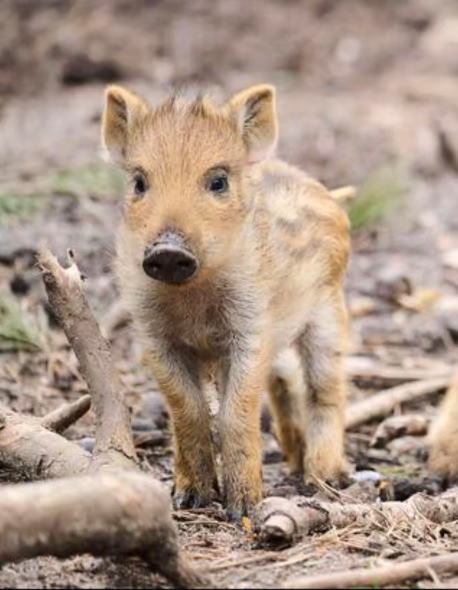
#> input picture apk图标.jpg, 916 x 1180 px (shown at 1/2 size)
$ python make-icon.py
#> lines starting #> are read from the running program, lines starting #| are printed output that depends on the picture; after the words box and inside, x2 and y2 are one past the last pixel; in counts of white or black regions, pixels touching at a corner belong together
"""从 apk图标.jpg 生成全套启动图标资源（各密度 WebP + Android 8+ 自适应图标）。

用法：python tools/make-icon.py        （在工程根目录，或任意目录下直接跑）

为什么不是简单地把照片缩成几张 48/72/96... 的图：

这张照片是一只小野猪，原图 916×1180 竖构图，正方形最多只能取 916，装不下整只，
必须取舍——保脸：耳朵、眼睛、鼻头才是缩到 48px 还认得出来的部分。裁切框因此正对头部中心。

而 Android 8+ 的自适应图标只保证中央 66dp 圆形安全区一定可见（108dp 画布，
遮罩只作用在中央 72dp 视区）。量过头部轮廓：耳朵尖是离头部中心最远的像素，
左耳尖 (225,169) 距中心 (380,394) 为 273px。所以：
  1. 裁切框 760px 见方、正对头部中心，耳尖落在距画布中心 30.3dp 处，
     在 33dp 安全半径内（圆形、圆角、最严的安全圆三种遮罩都验过，耳朵完整）；
  2. 清晰照片占画布 78%，仍盖满整个 72dp 视区，任何遮罩形状都看不到照片边缘；
  3. 背景层是同图的镜像延展 + 高斯模糊，只在前景被启动器轻微缩放/视差时兜底。
"""
import os
import sys
from PIL import Image, ImageFilter, ImageDraw

ROOT = os.path.dirname(os.path.dirname(os.path.abspath(__file__)))
SRC = os.path.join(ROOT, 'apk图标.jpg')
RES = os.path.join(ROOT, 'app', 'src', 'main', 'res')
PREVIEW = os.path.join(ROOT, 'tools', 'icon-preview.png')

# 裁到头部：正对头部中心 (380,394)，760px 见方。再大脸就小，再小左耳尖会被
# 最严的遮罩切掉（实测耳尖距中心 273px，裁切框小于 700px 就超出 33dp 安全半径）。
CROP = (0, 14, 760, 774)
# 清晰照片占 108dp 画布的比例，实测耳尖距中心 30.3dp，安全圆半径 33dp。
PHOTO_SHARE = 0.78

LEGACY = [('mdpi', 48), ('hdpi', 72), ('xhdpi', 96), ('xxhdpi', 144), ('xxxhdpi', 192)]
LAYER = [('mdpi', 108), ('hdpi', 162), ('xhdpi', 216), ('xxhdpi', 324), ('xxxhdpi', 432)]

FLIP_LR = Image.Transpose.FLIP_LEFT_RIGHT
FLIP_TB = Image.Transpose.FLIP_TOP_BOTTOM

# 照片存 PNG 的话各密度加起来约 1MB；有损 WebP（alpha 无损）视觉上看不出差别，
# 只有 140KB。minSdk 23 远高于 WebP 资源要求的 API 14/18。
WEBP = {'lossless': False, 'quality': 92, 'alpha_quality': 100, 'method': 6}

photo = Image.open(SRC).convert('RGB').crop(CROP)
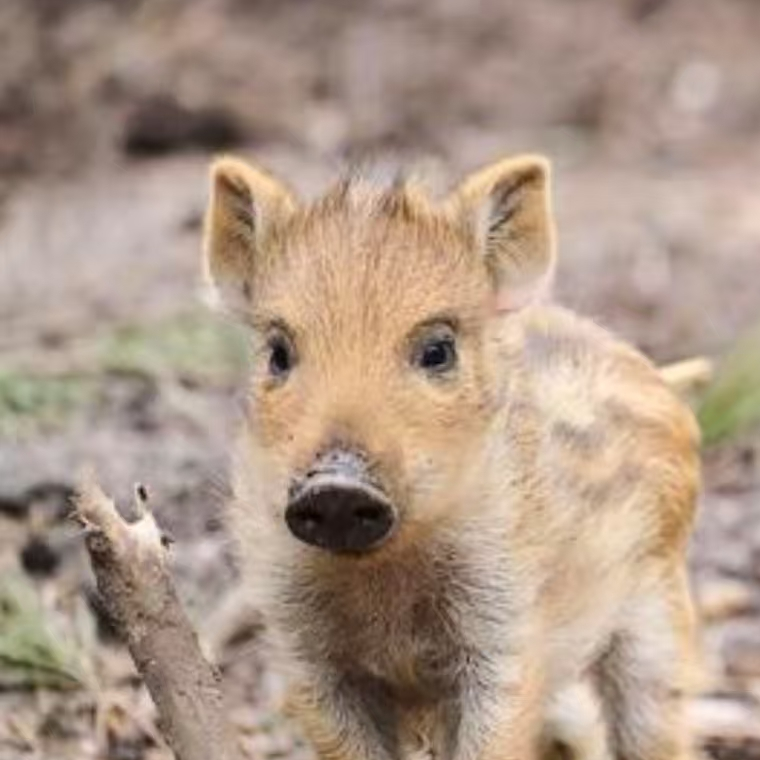
#> photo: PIL image 760x760 RGB; mean R, G, B 173.9, 152.7, 136.9


def mirrored(img, size):
    """把图片向四周镜像延展，再从中裁出 size×size 的正中窗口。"""
    tile = img.size[0]
    mosaic = Image.new('RGB', (tile * 3, tile * 3))
    for row in range(3):
        for column in range(3):
            piece = img
            if column != 1:
                piece = piece.transpose(FLIP_LR)
            if row != 1:
                piece = piece.transpose(FLIP_TB)
            mosaic.paste(piece, (column * tile, row * tile))
    left = tile + (tile - size) // 2
    return mosaic.crop((left, left, left + size, left + size))


def photo_square(size):
    return photo.resize((size, size), Image.Resampling.LANCZOS)


def legacy_icon(size):
    out = photo_square(size)
    if size <= 96:
        # 48/72px 的照片会糊成一团，轻微锐化让铁丝网还看得清
        out = out.filter(ImageFilter.UnsharpMask(radius=1.0, percent=60, threshold=2))
    return out


def round_icon(size):
    out = photo_square(size).convert('RGBA')
    mask = Image.new('L', (size, size), 0)
    ImageDraw.Draw(mask).ellipse((0, 0, size - 1, size - 1), fill=255)
    out.putalpha(mask)
    return out


def layer_foreground(size):
    inner = max(2, round(size * PHOTO_SHARE))
    out = Image.new('RGBA', (size, size), (0, 0, 0, 0))
    out.paste(photo_square(inner).convert('RGBA'), ((size - inner) // 2, (size - inner) // 2))
    return out


def layer_background(size):
    inner = max(2, round(size * PHOTO_SHARE))
    return mirrored(photo_square(inner), size).filter(
        ImageFilter.GaussianBlur(radius=max(2.0, size * 0.03)))


def load(density, name, size):
    path = os.path.join(RES, 'mipmap-' + density, name + '.webp')
    return Image.open(path).convert('RGBA').resize((size, size), Image.Resampling.LANCZOS)


def masked(img, shape, size):
    mask = Image.new('L', (size, size), 0)
    draw = ImageDraw.Draw(mask)
    viewport = size * 2 / 3          # 遮罩实际作用的 72dp 视区
    safe = size * 66 / 108           # 所有遮罩都必须显示的 66dp 安全圆
    box = [(size - viewport) / 2] * 2 + [(size + viewport) / 2] * 2
    if shape == 'circle':
        draw.ellipse(box, fill=255)
    elif shape == 'squircle':
        draw.rounded_rectangle(box, radius=viewport * 0.3, fill=255)
    else:
        low = (size - safe) / 2
        draw.ellipse((low, low, size - low, size - low), fill=255)
    out = img.copy()
    out.putalpha(mask)
    return out


def write_preview(size=240):
    """预览按实际产出的 webp 渲染：方形老图标 + 三种遮罩下的自适应图标。"""
    sheet = Image.new('RGB', (size * 4 + 50, size + 20), (245, 245, 245))
    square = load('xxxhdpi', 'ic_launcher', size)
    sheet.paste(square, (10, 10), square)
    for index, shape in enumerate(('circle', 'squircle', 'safe')):
        composite = load('xxxhdpi', 'ic_launcher_background', size)
        foreground = load('xxxhdpi', 'ic_launcher_foreground', size)
        composite.paste(foreground, (0, 0), foreground)
        tile = masked(composite, shape, size)
        sheet.paste(tile, (10 + (size + 10) * (index + 1), 10), tile)
    sheet.save(PREVIEW)
    return PREVIEW


def main():
    # Windows 控制台默认 cp1252，直接 print 中文会 UnicodeEncodeError
    try:
        sys.stdout.reconfigure(encoding='utf-8', errors='replace')
    except Exception:
        pass
    for density, size in LEGACY:
        folder = os.path.join(RES, 'mipmap-' + density)
        os.makedirs(folder, exist_ok=True)
        for stale in ('ic_launcher.png', 'ic_launcher_round.png'):
            if os.path.exists(os.path.join(folder, stale)):
                os.remove(os.path.join(folder, stale))
        legacy_icon(size).save(os.path.join(folder, 'ic_launcher.webp'), **WEBP)
        round_icon(size).save(os.path.join(folder, 'ic_launcher_round.webp'), **WEBP)
    for density, size in LAYER:
        folder = os.path.join(RES, 'mipmap-' + density)
        os.makedirs(folder, exist_ok=True)
        for stale in ('ic_launcher_background.png', 'ic_launcher_foreground.png'):
            if os.path.exists(os.path.join(folder, stale)):
                os.remove(os.path.join(folder, stale))
        layer_background(size).save(os.path.join(folder, 'ic_launcher_background.webp'), **WEBP)
        layer_foreground(size).save(os.path.join(folder, 'ic_launcher_foreground.webp'), **WEBP)
    total = sum(os.path.getsize(os.path.join(RES, folder, name))
                for folder in os.listdir(RES) if folder.startswith('mipmap-')
                for name in os.listdir(os.path.join(RES, folder)))
    print('图标资源已写出，共 %d 字节' % total)
    print('预览图：%s' % write_preview())


if __name__ == '__main__':
    main()
#> the loop in main, `for density, size in LAYER:` made 5 passes
#> pass 1, in main, `layer_background(size).save(os.path.join(folder, 'ic_launcher_backgrou..`:
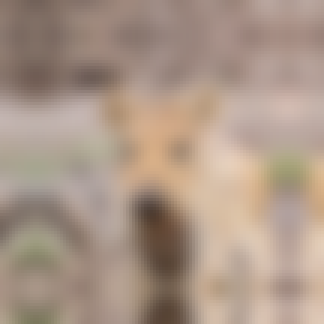
#> saved as ic_launcher_background.webp: PIL image 108x108 RGB (shown 3 times larger); mean R, G, B 170.6, 150.2, 135.4
#> pass 1, in main, `layer_foreground(size).save(os.path.join(folder, 'ic_launcher_foregrou..`:
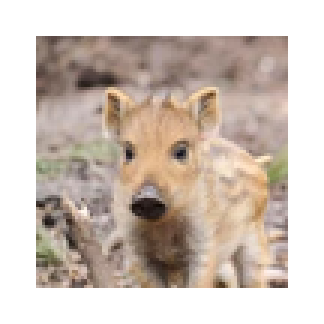
#> saved as ic_launcher_foreground.webp: PIL image 108x108 RGBA (shown 3 times larger); mean R, G, B, A 105.2, 92.4, 82.8, 154.3; transparent parts drawn white
#> in write_preview, `sheet = Image.new('RGB', (size * 4 + 50, size + 20), (245, 245, 245))`: sheet: PIL image 1010x260 RGB; every value is 245
#> in write_preview, `composite.paste(foreground, (0, 0), foreground)`:
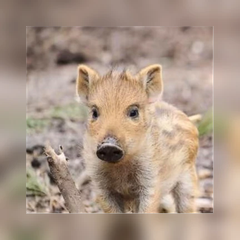
#> composite: PIL image 240x240 RGBA; mean R, G, B, A 170.7, 150.5, 135.5, 254.4; transparent parts drawn white
#> in masked, `mask = Image.new('L', (size, size), 0)`: mask: PIL image 240x240 L; every value is 0
#> in masked, `out.putalpha(mask)`:
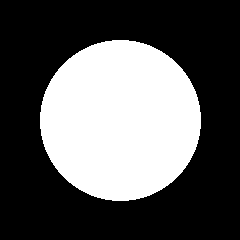
#> mask: PIL image 240x240 L; 35.3% white; 1 white region, box (x1, y1, x2, y2) and area: (40, 40, 201, 201) 20321
#> in masked, `out.putalpha(mask)`:
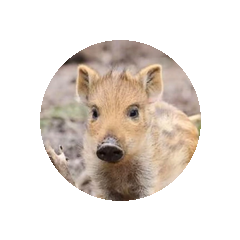
#> out: PIL image 240x240 RGBA; mean R, G, B, A 170.7, 150.5, 135.5, 90; transparent parts drawn white
#> in write_preview, `sheet.paste(tile, (10 + (size + 10) * (index + 1), 10), tile)`:
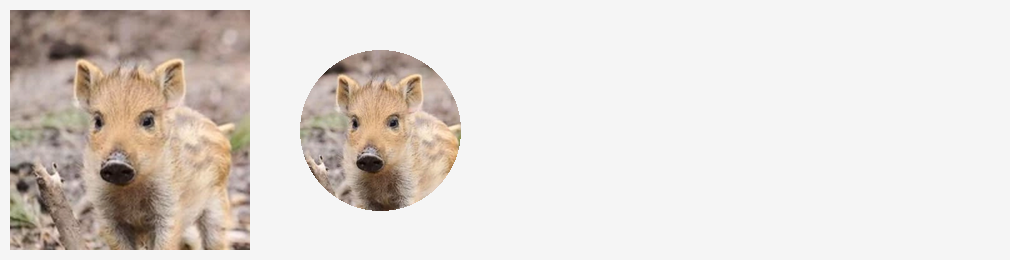
#> sheet: PIL image 1010x260 RGB; mean R, G, B 224.4, 218, 213.1
